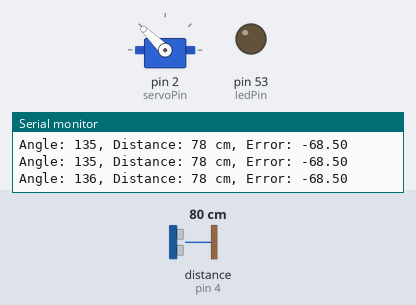
This sketch was run on a simulated Arduino Mega 2560, built with avr-gcc and run on an emulated ATmega2560. Shown: servo, output pins drawn as LEDs (lit = HIGH), the last lines printed to the serial monitor. Wiring (inferred from the names in the program): ultrasonic range finder: trigger pin 3; echo pin 4. The inputs (shaded band) are chosen by the test bench; at power-on: distance to the obstacle (sensor on pin 4) 80 cm. The echo pulse lasts 58.3 µs per cm; pins used as bus, display or sensor lines are not drawn.

Above: at 2.25 s.
2.3 s: distance to the obstacle (sensor on pin 4) set to 16 cm
5.3 s: distance to the obstacle (sensor on pin 4) set to 12 cm
At 5.9 s:
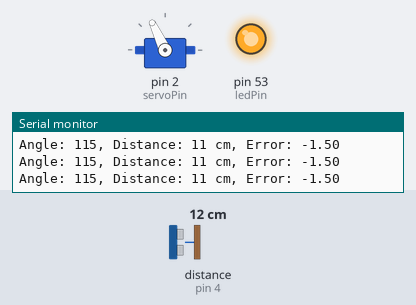
6.8 s: distance to the obstacle (sensor on pin 4) set to 8 cm
9.8 s: distance to the obstacle (sensor on pin 4) set to 5 cm
At 11.3 s:
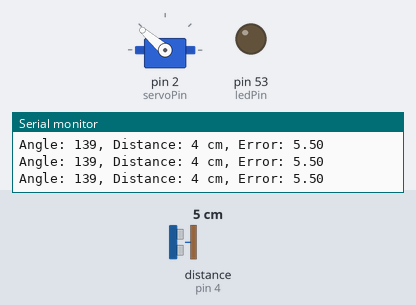
12.8 s: distance to the obstacle (sensor on pin 4) set to 9 cm
At 13.6 s:
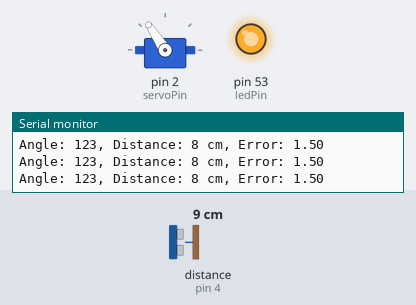
Timing chart, 0 to 15.3 s (numbered marks = the images above; inputs shaded):
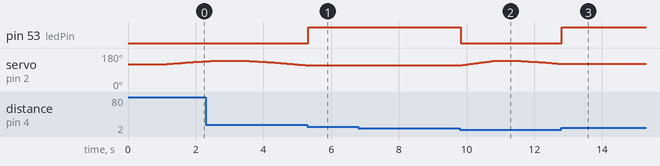

Measured:
- the behaviour switches between 15 and 14 cm on distance to the obstacle (sensor on pin 4) (found by bisection; images 0 and 1)
- the behaviour switches between 7 and 6 cm on distance to the obstacle (sensor on pin 4) (found by bisection; images 1 and 2)
- after the input at 5.3 s, pin 53 (ledPin): LOW → HIGH at once; servo on pin 2 (servoPin): stays 115° (without the input it goes to 114° after 0.07 s)
- after the input at 9.8 s, pin 53 (ledPin): HIGH → LOW at once; servo on pin 2 (servoPin): rises from 115° to 139° in 0.98 s, then falls to 123° in 2.0 s
- after the input at 12.8 s, pin 53 (ledPin): LOW → HIGH at once; servo on pin 2 (servoPin): stays 123° (without the input it goes to 122° after 0.01 s)
- by itself, servo on pin 2 (servoPin): rises from 136° to 139° in 0.30 s, then falls to 115° in 2.7 s

The sketch:

final.ino
```cpp
#include <Servo.h>
#include <math.h>  // Include math library for sine function

Servo myServo;  // Create servo object

const int servoPin = 2;    // Servo control pin
const int trigPin = 3;     // Trig pin for the ultrasonic sensor
const int echoPin = 4;     // Echo pin for the ultrasonic sensor
const int ledPin = 53;     // LED pin

const int centerAngle = 120;  // Center position
int amplitude = 20;  // Amplitude of the sinusoidal movement
const int period = 8000;   // Period of the sinus wave in milliseconds
const int stepDelay = 40;  // Increased delay for slower movement

const int minTargetDistance = 6;  // Minimum target distance in cm
const int maxTargetDistance = 13;  // Maximum target distance in cm

unsigned long startTime;  // Start time for sinusoidal calculation

int lastAngle = centerAngle;  // To store the last angle for smooth transition

void setup() {
  Serial.begin(9600);    // Start the serial communication
  myServo.attach(servoPin);  // Attach the servo to the control pin
  pinMode(trigPin, OUTPUT);  // Configure the trig pin as output
  pinMode(echoPin, INPUT);   // Configure the echo pin as input
  pinMode(ledPin, OUTPUT);   // Configure the LED pin as output

  myServo.write(centerAngle);  // Start at the center position
  delay(1000);  // Wait for a second to stabilize the servo
  startTime = millis();  // Initialize start time
}

// Fuzzy membership function for the error
float membershipError(float error, float a, float b, float c) {
  if (error <= a || error >= c) return 0.0;
  else if (error == b) return 1.0;
  else if (error > a && error < b) return (error - a) / (b - a);
  else return (c - error) / (c - b);
}

// Fuzzy inference
float fuzzyInference(float error) {
  // Fuzzy sets for error: Negative, Zero, Positive
  float errorNeg = membershipError(error, -8, -4, 0);
  float errorZero = membershipError(error, -1, 0, 1);
  float errorPos = membershipError(error, 0, 4, 8);

  // Fuzzy sets for control: Decrease, NoChange, Increase
  float controlDecrease = max(errorPos, 0.7 * errorZero);
  float controlNoChange = errorZero;
  float controlIncrease = max(errorNeg, 0.7 * errorZero);

  // Defuzzification using the centroid method
  float numerator = (controlDecrease * -1) + (controlNoChange * 0) + (controlIncrease * 1);
  float denominator = controlDecrease + controlNoChange + controlIncrease;

  if (denominator == 0) return 0; // Avoid division by zero
  return numerator / denominator;
}

void loop() {
  // Read the distance from the ultrasonic sensor
  long duration;
  int distance;

  // Trigger the ultrasonic pulse
  digitalWrite(trigPin, LOW);
  delayMicroseconds(2);
  digitalWrite(trigPin, HIGH);
  delayMicroseconds(10);
  digitalWrite(trigPin, LOW);

  // Read the pulse duration
  duration = pulseIn(echoPin, HIGH);
  distance = duration * 0.034 / 2;  // Convert to distance

  // Calculate the error
  float error = (minTargetDistance + maxTargetDistance) / 2.0 - distance;

  // Adjust amplitude based on the distance to target
  if (distance >= minTargetDistance && distance <= maxTargetDistance) {
    amplitude = 5;  // Smaller amplitude for fine control
  } else if (distance > maxTargetDistance) {
    amplitude = 20;  // Larger amplitude for greater corrections
  } else if (distance < minTargetDistance) {
    amplitude = 20;  // Larger amplitude for greater corrections
  }

  int lowerAngle = centerAngle - amplitude;   // Lower target angle
  int upperAngle = centerAngle + amplitude;   // Upper target angle

  // Calculate the desired angle using sinusoidal function for smooth movement
  unsigned long currentTime = millis();  // Get current time
  float timeElapsed = (currentTime - startTime) / (float)period;  // Calculate elapsed time as a fraction of the period
  int desiredAngle = centerAngle + amplitude * sin(2 * PI * timeElapsed);

  // Fuzzy inference to get the control output
  float control = fuzzyInference(error);

  // Calculate the next angle incrementally for smoother transition
  int nextAngle = lastAngle;

  // Gradually move to the desired angle with smaller steps
  if (abs(error) > 0.1 && (distance < minTargetDistance || distance > maxTargetDistance)) { // Adjust only if the error is significant and out of range
    if (desiredAngle > lastAngle) {
      nextAngle++;
    } else if (desiredAngle < lastAngle) {
      nextAngle--;
    }
  }

  // Ensure the angle is within bounds
  nextAngle = constrain(nextAngle, lowerAngle, upperAngle);

  myServo.write(nextAngle);  // Set servo position
  lastAngle = nextAngle;     // Update last angle

  // Turn on the LED if the distance is within the target range
  if (distance >= minTargetDistance && distance <= maxTargetDistance) {
    digitalWrite(ledPin, HIGH);  // LED on when distance is within target range
  } else {
    digitalWrite(ledPin, LOW);   // LED off when distance is outside target range
  }

  // Send the data to the serial port
  Serial.print("Angle: ");
  Serial.print(lastAngle);
  Serial.print(", Distance: ");
  Serial.print(distance);
  Serial.print(" cm, Error: ");
  Serial.print(error);
  Serial.println();

  delay(stepDelay);  // Wait to slow down the movement
}
```
